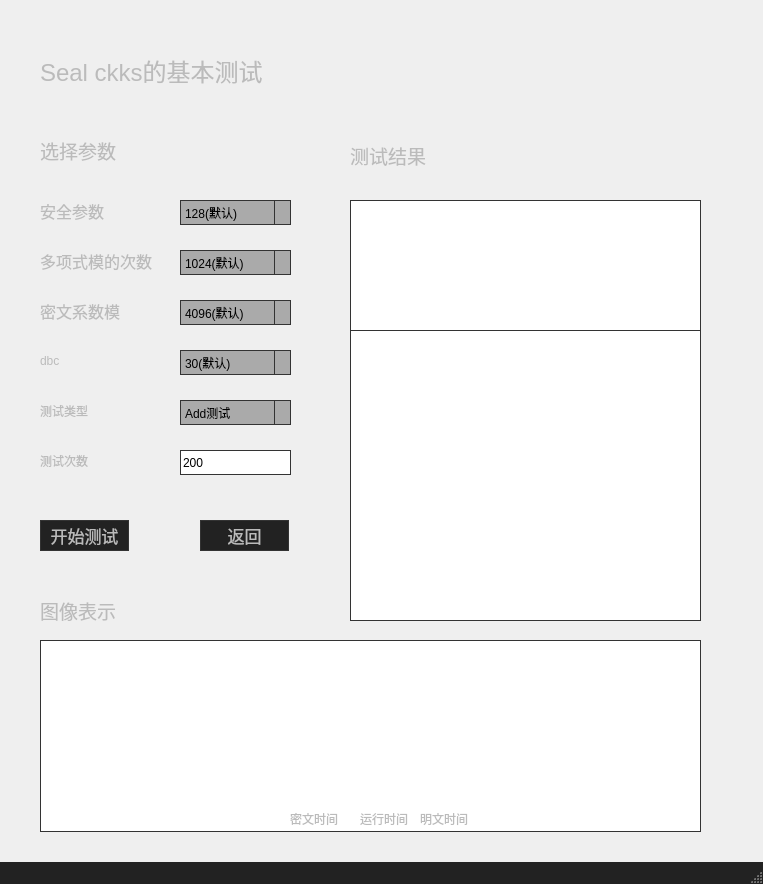
<?xml version="1.0" encoding="UTF-8"?>
<ui version="4.0">
 <class>BaseTestSeal</class>
 <widget class="QMainWindow" name="BaseTestSeal">
  <property name="geometry">
   <rect>
    <x>0</x>
    <y>0</y>
    <width>763</width>
    <height>884</height>
   </rect>
  </property>
  <property name="windowTitle">
   <string>Seal_ckks的基本测试</string>
  </property>
  <property name="styleSheet">
   <string notr="true">QStackedWidget,  QLabel,QPushButton, QRadioButton, QCheckBox, 
QGroupBox, QStatusBar, QToolButton, QComboBox, QDialog {
    background-color: #222222;
    color: #BBBBBB;
    font-family: &quot;Segoe UI&quot;;
}
QLabel {
    border: none;
    padding: 0;
    background: none;
}

QPushButton {
    border: 1px solid #333333;
    padding: 4px;
    min-width: 65px;
    min-height: 12px;
}

QPushButton:hover {
    background-color: #333333;
    border-color: #444444;
}

QPushButton:pressed {
    background-color: #111111;
    border-color: #333333;
    color: yellow;
}

QPushButton:disabled {
    color: #333333;
}

QComboBox {
    background-color: #AAA;
    border: 1px solid #555;
    color: black;
}

QComboBox::drop-down {
    subcontrol-origin: padding;
    subcontrol-position: top right;
    border-left: 1px solid #333333;
}
QAbstractScrollArea, QLineEdit, QTextEdit, QAbstractSpinBox, QComboBox {
    border-color: #333333;
    border: 1px solid #333333;

}</string>
  </property>
  <widget class="QWidget" name="centralwidget">
   <widget class="QLabel" name="label">
    <property name="geometry">
     <rect>
      <x>40</x>
      <y>30</y>
      <width>241</width>
      <height>81</height>
     </rect>
    </property>
    <property name="font">
     <font>
      <family>Segoe UI</family>
      <pointsize>18</pointsize>
     </font>
    </property>
    <property name="text">
     <string>Seal ckks的基本测试</string>
    </property>
   </widget>
   <widget class="QLabel" name="label_2">
    <property name="geometry">
     <rect>
      <x>40</x>
      <y>140</y>
      <width>81</width>
      <height>21</height>
     </rect>
    </property>
    <property name="font">
     <font>
      <family>Segoe UI</family>
      <pointsize>14</pointsize>
     </font>
    </property>
    <property name="text">
     <string>选择参数</string>
    </property>
   </widget>
   <widget class="QComboBox" name="comboBox">
    <property name="geometry">
     <rect>
      <x>180</x>
      <y>200</y>
      <width>111</width>
      <height>25</height>
     </rect>
    </property>
    <item>
     <property name="text">
      <string>128(默认)</string>
     </property>
    </item>
    <item>
     <property name="text">
      <string>192</string>
     </property>
    </item>
    <item>
     <property name="text">
      <string>256</string>
     </property>
    </item>
   </widget>
   <widget class="QLabel" name="security_parameters">
    <property name="geometry">
     <rect>
      <x>40</x>
      <y>190</y>
      <width>81</width>
      <height>41</height>
     </rect>
    </property>
    <property name="font">
     <font>
      <family>Segoe UI</family>
      <pointsize>12</pointsize>
     </font>
    </property>
    <property name="text">
     <string>安全参数</string>
    </property>
   </widget>
   <widget class="QLabel" name="poly_modulus_degree">
    <property name="geometry">
     <rect>
      <x>40</x>
      <y>240</y>
      <width>121</width>
      <height>41</height>
     </rect>
    </property>
    <property name="font">
     <font>
      <family>Segoe UI</family>
      <pointsize>12</pointsize>
     </font>
    </property>
    <property name="text">
     <string>多项式模的次数</string>
    </property>
   </widget>
   <widget class="QLabel" name="coeff_modulus">
    <property name="geometry">
     <rect>
      <x>40</x>
      <y>290</y>
      <width>81</width>
      <height>41</height>
     </rect>
    </property>
    <property name="font">
     <font>
      <family>Segoe UI</family>
      <pointsize>12</pointsize>
     </font>
    </property>
    <property name="text">
     <string>密文系数模</string>
    </property>
   </widget>
   <widget class="QComboBox" name="comboBox_2">
    <property name="geometry">
     <rect>
      <x>180</x>
      <y>250</y>
      <width>111</width>
      <height>25</height>
     </rect>
    </property>
    <item>
     <property name="text">
      <string>1024(默认)</string>
     </property>
    </item>
    <item>
     <property name="text">
      <string>2048</string>
     </property>
    </item>
    <item>
     <property name="text">
      <string>4096</string>
     </property>
    </item>
    <item>
     <property name="text">
      <string>8192</string>
     </property>
    </item>
    <item>
     <property name="text">
      <string>16384</string>
     </property>
    </item>
    <item>
     <property name="text">
      <string>32768</string>
     </property>
    </item>
   </widget>
   <widget class="QComboBox" name="comboBox_3">
    <property name="geometry">
     <rect>
      <x>180</x>
      <y>300</y>
      <width>111</width>
      <height>25</height>
     </rect>
    </property>
    <item>
     <property name="text">
      <string>4096(默认)</string>
     </property>
    </item>
    <item>
     <property name="text">
      <string>8192</string>
     </property>
    </item>
    <item>
     <property name="text">
      <string>16384</string>
     </property>
    </item>
    <item>
     <property name="text">
      <string>32768</string>
     </property>
    </item>
   </widget>
   <widget class="QPushButton" name="pushButton">
    <property name="geometry">
     <rect>
      <x>40</x>
      <y>520</y>
      <width>89</width>
      <height>31</height>
     </rect>
    </property>
    <property name="font">
     <font>
      <family>Segoe UI</family>
      <pointsize>13</pointsize>
     </font>
    </property>
    <property name="text">
     <string>开始测试</string>
    </property>
   </widget>
   <widget class="QLabel" name="label_3">
    <property name="geometry">
     <rect>
      <x>350</x>
      <y>140</y>
      <width>91</width>
      <height>31</height>
     </rect>
    </property>
    <property name="font">
     <font>
      <family>Segoe UI</family>
      <pointsize>14</pointsize>
     </font>
    </property>
    <property name="text">
     <string>测试结果</string>
    </property>
   </widget>
   <widget class="QPushButton" name="pushButton_2">
    <property name="geometry">
     <rect>
      <x>200</x>
      <y>520</y>
      <width>89</width>
      <height>31</height>
     </rect>
    </property>
    <property name="font">
     <font>
      <family>Segoe UI</family>
      <pointsize>13</pointsize>
     </font>
    </property>
    <property name="text">
     <string>返回</string>
    </property>
   </widget>
   <widget class="QLabel" name="label_4">
    <property name="geometry">
     <rect>
      <x>40</x>
      <y>340</y>
      <width>41</width>
      <height>41</height>
     </rect>
    </property>
    <property name="text">
     <string>dbc</string>
    </property>
   </widget>
   <widget class="QComboBox" name="comboBox_4">
    <property name="geometry">
     <rect>
      <x>180</x>
      <y>350</y>
      <width>111</width>
      <height>25</height>
     </rect>
    </property>
    <item>
     <property name="text">
      <string>30(默认)</string>
     </property>
    </item>
    <item>
     <property name="text">
      <string>15</string>
     </property>
    </item>
    <item>
     <property name="text">
      <string>45</string>
     </property>
    </item>
    <item>
     <property name="text">
      <string>60</string>
     </property>
    </item>
   </widget>
   <widget class="QLabel" name="label_5">
    <property name="geometry">
     <rect>
      <x>40</x>
      <y>390</y>
      <width>81</width>
      <height>41</height>
     </rect>
    </property>
    <property name="text">
     <string>测试类型</string>
    </property>
   </widget>
   <widget class="QLabel" name="label_6">
    <property name="geometry">
     <rect>
      <x>40</x>
      <y>440</y>
      <width>81</width>
      <height>41</height>
     </rect>
    </property>
    <property name="text">
     <string>测试次数</string>
    </property>
   </widget>
   <widget class="QComboBox" name="TestType">
    <property name="geometry">
     <rect>
      <x>180</x>
      <y>400</y>
      <width>111</width>
      <height>25</height>
     </rect>
    </property>
    <item>
     <property name="text">
      <string>Add测试</string>
     </property>
    </item>
    <item>
     <property name="text">
      <string>Add Plain测试</string>
     </property>
    </item>
    <item>
     <property name="text">
      <string>Mult测试</string>
     </property>
    </item>
    <item>
     <property name="text">
      <string>Mult Plain测试</string>
     </property>
    </item>
    <item>
     <property name="text">
      <string>Sub测试</string>
     </property>
    </item>
    <item>
     <property name="text">
      <string>Sub Plain测试</string>
     </property>
    </item>
    <item>
     <property name="text">
      <string>Square测试</string>
     </property>
    </item>
    <item>
     <property name="text">
      <string>Negation测试</string>
     </property>
    </item>
    <item>
     <property name="text">
      <string>Rotate Vector测试</string>
     </property>
    </item>
    <item>
     <property name="text">
      <string>Rotate Vector Random测试</string>
     </property>
    </item>
    <item>
     <property name="text">
      <string>Relinearize测试</string>
     </property>
    </item>
    <item>
     <property name="text">
      <string>Rescale测试</string>
     </property>
    </item>
    <item>
     <property name="text">
      <string>Encryption测试</string>
     </property>
    </item>
    <item>
     <property name="text">
      <string>Decryption测试</string>
     </property>
    </item>
    <item>
     <property name="text">
      <string>Encoding测试</string>
     </property>
    </item>
    <item>
     <property name="text">
      <string>Decoding测试</string>
     </property>
    </item>
   </widget>
   <widget class="QLineEdit" name="lineEdit">
    <property name="geometry">
     <rect>
      <x>180</x>
      <y>450</y>
      <width>111</width>
      <height>25</height>
     </rect>
    </property>
    <property name="text">
     <string>200</string>
    </property>
   </widget>
   <widget class="QTextEdit" name="param">
    <property name="geometry">
     <rect>
      <x>350</x>
      <y>200</y>
      <width>351</width>
      <height>131</height>
     </rect>
    </property>
   </widget>
   <widget class="QTextEdit" name="result">
    <property name="geometry">
     <rect>
      <x>350</x>
      <y>330</y>
      <width>351</width>
      <height>291</height>
     </rect>
    </property>
   </widget>
   <widget class="QLabel" name="label_10">
    <property name="geometry">
     <rect>
      <x>40</x>
      <y>600</y>
      <width>81</width>
      <height>21</height>
     </rect>
    </property>
    <property name="font">
     <font>
      <family>Segoe UI</family>
      <pointsize>14</pointsize>
     </font>
    </property>
    <property name="styleSheet">
     <string notr="true">QLabel {
    border: none;
    padding: 0;
    background: none;
}</string>
    </property>
    <property name="text">
     <string>图像表示</string>
    </property>
   </widget>
   <widget class="QtCharts::QChartView" name="graphicsView">
    <property name="geometry">
     <rect>
      <x>40</x>
      <y>640</y>
      <width>661</width>
      <height>192</height>
     </rect>
    </property>
   </widget>
   <widget class="QLabel" name="label_17">
    <property name="geometry">
     <rect>
      <x>390</x>
      <y>810</y>
      <width>16</width>
      <height>17</height>
     </rect>
    </property>
    <property name="styleSheet">
     <string notr="true">border-image: url(:/choose/image/绿色.png);</string>
    </property>
    <property name="text">
     <string/>
    </property>
   </widget>
   <widget class="QLabel" name="label_19">
    <property name="geometry">
     <rect>
      <x>260</x>
      <y>810</y>
      <width>16</width>
      <height>17</height>
     </rect>
    </property>
    <property name="styleSheet">
     <string notr="true">border-image: url(:/choose/image/蓝色.png);</string>
    </property>
    <property name="text">
     <string/>
    </property>
   </widget>
   <widget class="QLabel" name="label_18">
    <property name="geometry">
     <rect>
      <x>420</x>
      <y>810</y>
      <width>61</width>
      <height>17</height>
     </rect>
    </property>
    <property name="styleSheet">
     <string notr="true">QLabel {
    border: none;
    padding: 0;
    background: none;
}</string>
    </property>
    <property name="text">
     <string>明文时间</string>
    </property>
   </widget>
   <widget class="QLabel" name="label_16">
    <property name="geometry">
     <rect>
      <x>290</x>
      <y>810</y>
      <width>61</width>
      <height>17</height>
     </rect>
    </property>
    <property name="styleSheet">
     <string notr="true">QLabel {
    border: none;
    padding: 0;
    background: none;
}</string>
    </property>
    <property name="text">
     <string>密文时间</string>
    </property>
   </widget>
   <widget class="QLabel" name="label_20">
    <property name="geometry">
     <rect>
      <x>330</x>
      <y>810</y>
      <width>16</width>
      <height>17</height>
     </rect>
    </property>
    <property name="styleSheet">
     <string notr="true">border-image: url(:/choose/image/蓝色.png);</string>
    </property>
    <property name="text">
     <string/>
    </property>
   </widget>
   <widget class="QLabel" name="label_21">
    <property name="geometry">
     <rect>
      <x>360</x>
      <y>810</y>
      <width>61</width>
      <height>17</height>
     </rect>
    </property>
    <property name="styleSheet">
     <string notr="true">QLabel {
    border: none;
    padding: 0;
    background: none;
}</string>
    </property>
    <property name="text">
     <string>运行时间</string>
    </property>
   </widget>
  </widget>
  <widget class="QStatusBar" name="statusbar"/>
 </widget>
 <customwidgets>
  <customwidget>
   <class>QtCharts::QChartView</class>
   <extends>QGraphicsView</extends>
   <header location="global">qchartview.h</header>
  </customwidget>
 </customwidgets>
 <resources/>
 <connections/>
</ui>
